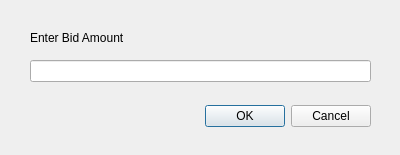
<?xml version="1.0" encoding="UTF-8"?>
<ui version="4.0">
 <class>Dialog</class>
 <widget class="QDialog" name="Dialog">
  <property name="geometry">
   <rect>
    <x>0</x>
    <y>0</y>
    <width>400</width>
    <height>155</height>
   </rect>
  </property>
  <property name="windowTitle">
   <string>Dialog</string>
  </property>
  <widget class="QDialogButtonBox" name="buttonBox">
   <property name="geometry">
    <rect>
     <x>30</x>
     <y>100</y>
     <width>341</width>
     <height>32</height>
    </rect>
   </property>
   <property name="orientation">
    <enum>Qt::Horizontal</enum>
   </property>
   <property name="standardButtons">
    <set>QDialogButtonBox::Cancel|QDialogButtonBox::Ok</set>
   </property>
  </widget>
  <widget class="QLabel" name="label">
   <property name="geometry">
    <rect>
     <x>30</x>
     <y>30</y>
     <width>341</width>
     <height>16</height>
    </rect>
   </property>
   <property name="text">
    <string>Enter Bid Amount</string>
   </property>
  </widget>
  <widget class="QLineEdit" name="lineEdit">
   <property name="geometry">
    <rect>
     <x>30</x>
     <y>60</y>
     <width>341</width>
     <height>22</height>
    </rect>
   </property>
  </widget>
 </widget>
 <resources/>
 <connections>
  <connection>
   <sender>buttonBox</sender>
   <signal>accepted()</signal>
   <receiver>Dialog</receiver>
   <slot>accept()</slot>
   <hints>
    <hint type="sourcelabel">
     <x>248</x>
     <y>254</y>
    </hint>
    <hint type="destinationlabel">
     <x>157</x>
     <y>274</y>
    </hint>
   </hints>
  </connection>
  <connection>
   <sender>buttonBox</sender>
   <signal>rejected()</signal>
   <receiver>Dialog</receiver>
   <slot>reject()</slot>
   <hints>
    <hint type="sourcelabel">
     <x>316</x>
     <y>260</y>
    </hint>
    <hint type="destinationlabel">
     <x>286</x>
     <y>274</y>
    </hint>
   </hints>
  </connection>
 </connections>
</ui>
